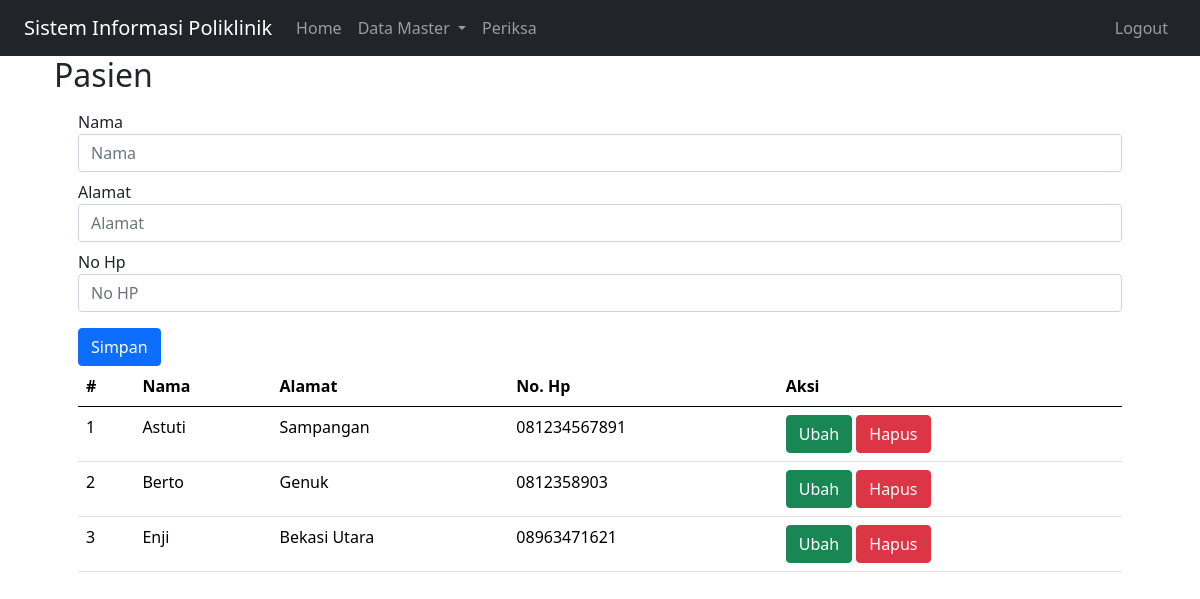
The page /index.php?page=pasien (signed in) on the database its author committed.
### tables this page shows
CREATE TABLE `pasien` (
  `id` int(10) NOT NULL,
  `nama` varchar(255) NOT NULL,
  `alamat` varchar(255) NOT NULL,
  `no_hp` varchar(60) NOT NULL
);

### pasien.php (the view, shortened to what this page needs)
<?php
    include_once("koneksi.php");
?>
<!DOCTYPE html>
<html lang="en">
<head>
    <link href="https://cdn.jsdelivr.net/npm/bootstrap@5.0.2/dist/css/bootstrap.min.css" rel="stylesheet">
</head>
<body>
    <div class="container">
        <form class="form-horizontal" method="POST" action="" name="myForm" onsubmit="return validateForm();">
            <?php
            $nama = '';
            $alamat = '';
            $no_hp = '';
            ?>
            <div class="form-group">
                <label for="inputNama" class="control-label mt-2">Nama</label>
                <div>
                    <input type="text" class="form-control" name="nama" id="inputNama" placeholder="Nama" value="<?php echo $nama ?>">
                </div>
            </div>
            <div class="form-group">
                <label for="inputAlamat" class="control-label mt-2">Alamat</label>
                <div>
                    <input type="text" class="form-control" name="alamat" id="inputAlamat" placeholder="Alamat" value="<?php echo $alamat ?>">
                </div>
            </div>
            <div class="form-group">
                <label for="inputNohp" class="control-label mt-2">No Hp</label>
                <div>
                    <input type="text" class="form-control" name="no_hp" id="inputNohp" placeholder="No HP" value="<?php echo $no_hp ?>">
                </div>
            </div>
            <div class="form-group mt-3">
                <div>
                    <button type="submit" class="btn btn-primary" name="simpan">Simpan</button>
                </div>
            </div>
        </form>
        <table class="table table-hover">
            <thead>
                <tr>
                    <th scope="col">#</th>
                    <th scope="col">Nama</th>
                    <th scope="col">Alamat</th>
                    <th scope="col">No. Hp</th>
                    <th scope="col">Aksi</th>
                </tr>
            </thead>
            <tbody>
                <?php
                $result = mysqli_query($mysqli, "SELECT * FROM pasien");
                $no = 1;
                while ($data = mysqli_fetch_array($result)) {
                ?>
                    <tr>
                        <td><?php echo $no++ ?></td>
                        <td><?php echo $data['nama'] ?></td>
                        <td><?php echo $data['alamat'] ?></td>
                        <td><?php echo $data['no_hp'] ?></td>
                        <td>
                            <a class="btn btn-success" href="index.php?page=pasien&id=<?php echo $data['id'] ?>">Ubah</a>
                            <a class="btn btn-danger" href="index.php?page=pasien&id=<?php echo $data['id'] ?>&aksi=hapus">Hapus</a>
                        </td>
                    </tr>
                <?php
                }
                ?>
            </tbody>
        </table>
    </div>
</body>
</html>

### rows shown on the page
pasien: nama "Astuti", alamat "Sampangan", no_hp "081234567891"
pasien: nama "Berto", alamat "Genuk", no_hp "0812358903"
pasien: nama "Enji", alamat "Bekasi Utara", no_hp "08963471621"

### other values the page prints
$_GET['page'] "Pasien"
